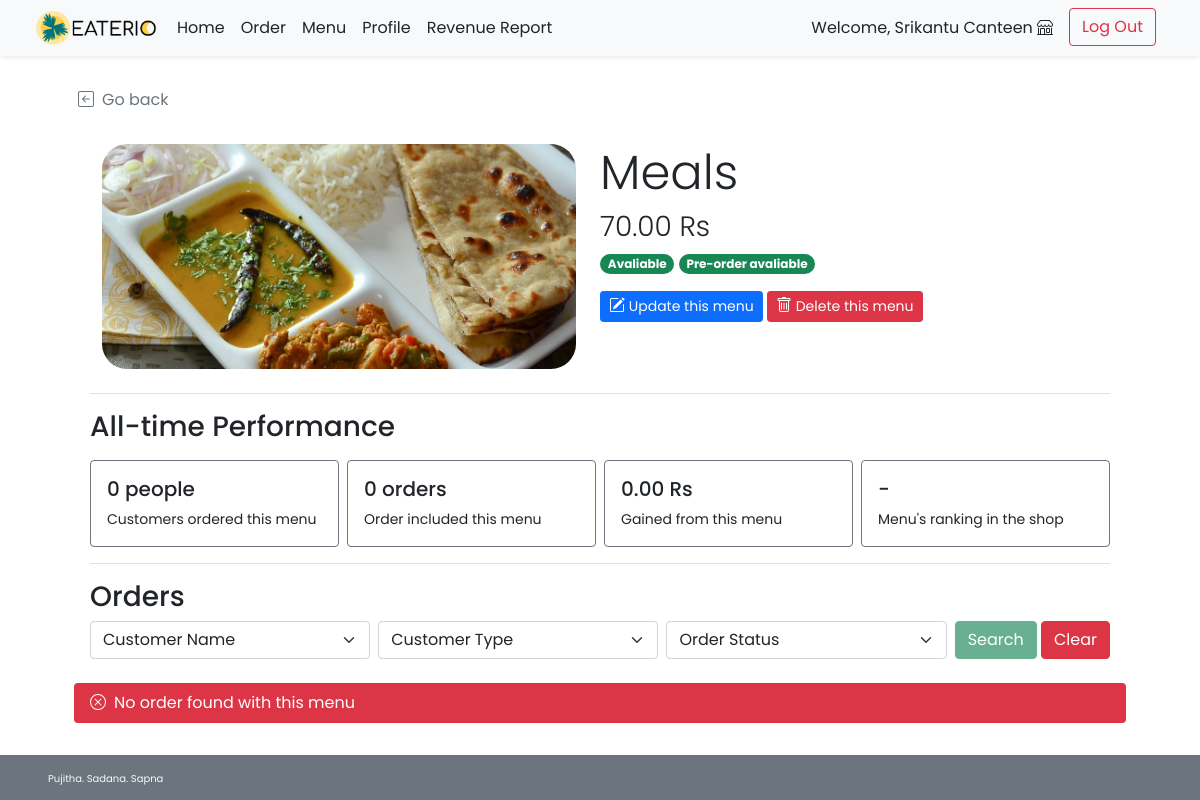
Screenshot of /shop/shop_menu_detail.php?f_id=39 (signed in) with the database file from the repository.
### tables this page shows
CREATE TABLE `food` (
  `f_id` int(11) NOT NULL,
  `s_id` int(11) NOT NULL,
  `f_name` varchar(100) NOT NULL,
  `f_price` decimal(6,2) NOT NULL,
  `f_todayavail` tinyint(4) NOT NULL DEFAULT 1 COMMENT 'Food is available to order or not',
  `f_preorderavail` tinyint(4) NOT NULL DEFAULT 1,
  `f_pic` text DEFAULT NULL
);

### shop/shop_menu_detail.php (the view, shortened to what this page needs)
<!DOCTYPE html>
<html lang="en">
<head>
    <?php
        include("../conn_db.php");
        include('../head.php');
        $s_id = $_SESSION["sid"];
    ?>
    <link href="../css/main.css" rel="stylesheet">
    <link href="../css/menu.css" rel="stylesheet">
</head>
<body class="d-flex flex-column h-100">
    <?php include('nav_header_shop.php')?>
    <?php
        $f_id = $_GET["f_id"];
        $query = "SELECT f.f_name,f.f_price,f.f_todayavail,f.f_preorderavail,f.f_pic FROM food f WHERE f.f_id = $f_id LIMIT 0,1;";
        $result = $mysqli -> query($query);
        $food_row = $result -> fetch_array();
    ?>
    <div class="container px-5 py-4" id="shop-body">
        <a class="nav nav-item text-decoration-none text-muted mb-2" href="#" onclick="history.back();">
            <i class="bi bi-arrow-left-square me-2"></i>Go back
        </a>
        <div class="container row row-cols-6 row-cols-md-12 g-5 pt-4 mb-4" id="shop-header">
            <div class="rounded-25 col-6" id="shop-img" style="
                    background: url(
                        <?php
                            if(is_null($food_row["f_pic"])){echo "'../img/default.png'";}
                            else{echo "'../img/{$food_row['f_pic']}'";}
                        ?>
                    ) center; height: 225px;
                    background-size: cover; background-repeat: no-repeat;
                    background-position: center;">
            </div>
            <div class="col-6">
                <h1 class="display-5 strong"><?php echo $food_row["f_name"];?></h1>
                <h3 class="fw-light"><?php echo $food_row["f_price"]?> Rs</h3>
                <ul class="list-unstyled">
                    <li class="my-2">
                        <?php
                            if($food_row["f_todayavail"]==1){
                        ?>
                        <span class="badge rounded-pill bg-success">Avaliable</span>
                        <?php }else{ ?>
                        <span class="badge rounded-pill bg-danger">Unavaliable</span>
                        <?php }
                            if($food_row["f_preorderavail"]==1){
                        ?>
                        <span class="badge rounded-pill bg-success">Pre-order avaliable</span>
                        <?php }else{ ?>
                        <span class="badge rounded-pill bg-danger">Pre-order Unavaliable</span>
                        <?php } ?>
                    </li>
                </ul>
        <a class="btn btn-sm btn-primary mt-2 mt-md-0" href="shop_menu_edit.php?f_id=<?php echo $f_id?>">
            Update this menu
        </a>
        <a class="btn btn-sm btn-danger mt-2 mt-md-0" href="shop_menu_delete.php?f_id=<?php echo $f_id?>">
            Delete this menu
        </a>
            </div>
        </div>
        <div class="container">
            <h3 class="border-top pt-3 pb-2 mt-2">All-time Performance</h3>
            <div class="row row-cols-2 row-cols-md-4 mb-3 g-2">
                <div class="col">
                    <div class="card border-secondary">
                        <div class="card-body">
                            <h5 class="card-title">
                                <?php
                                    $count_query = "SELECT COUNT(DISTINCT orh.c_id) AS cnt FROM order_header orh INNER JOIN order_detail ord ON orh.orh_id = ord.orh_id
                                    WHERE ord.f_id = {$f_id};";
                                    $count_result = $mysqli -> query($count_query) -> fetch_array();
                                    echo $count_result["cnt"];
                                ?> people
                            </h5>
                            <p class="card-text small">Customers ordered this menu</p>
                        </div>
                    </div>
                </div>
                <div class="col">
                    <div class="card border-secondary">
                        <div class="card-body">
                            <h5 class="card-title"><?php
                                    $count_query = "SELECT COUNT(*) AS cnt FROM order_detail ord WHERE ord.f_id = {$f_id};";
                                    $count_result = $mysqli -> query($count_query) -> fetch_array();
                                    echo $count_result["cnt"];
                                ?> orders</h5>
                            <p class="card-text small">Order included this menu</p>
                        </div>
                    </div>
                </div>
                <div class="col">
                    <div class="card border-secondary">
                        <div class="card-body">
                            <h5 class="card-title"><?php
                                    $count_query = "SELECT SUM(ord.ord_buyprice*ord.ord_amount) AS prf FROM order_detail ord WHERE ord.f_id = {$f_id};";
                                    $count_result = $mysqli -> query($count_query) -> fetch_array();
                                    if(is_null($count_result["prf"])){echo "0.00";}else{echo $count_result["prf"];}
                                ?> Rs</h5>
                            <p class="card-text small">Gained from this menu</p>
                        </div>
                    </div>
                </div>
                <div class="col">
                    <div class="card border-secondary">
                        <div class="card-body">
                            <h5 class="card-title"><?php
                                    $rank_query = "SELECT f.f_id,RANK() OVER (ORDER BY SUM(ord.ord_buyprice*ord.ord_amount) DESC) AS rnk FROM food f
                                    INNER JOIN order_detail ord ON f.f_id = ord.f_id WHERE f.s_id = {$s_id} GROUP BY f.f_id;";
                                    $rank_result = $mysqli -> query($rank_query);
                                    $exists = 0;
                                    while ($row_rank = $rank_result -> fetch_array()){
                                        if($row_rank["f_id"]==$_GET["f_id"]){
                                            echo "#".$row_rank["rnk"];
                                            $exists = 1;
                                            break;
                                        }
                                    }if($exists==0){echo "-";}
                                ?></h5>
                            <p class="card-text small">Menu's ranking in the shop</p>
                        </div>
                    </div>
                </div>
            </div>
        </div>
        <div class="container">
        <h3 class="border-top pt-3 mt-2">Orders</h3>
            <form class="form-floating mb-3" method="GET" action="shop_menu_detail.php">
                <div class="row g-2">
                    <div class="col">
                        <select class="form-select" id="c_id" name="c_id">
                            <option selected value="">Customer Name</option>
                            <?php
                                $option_query = "SELECT DISTINCT c.c_id, c.c_firstname,c.c_lastname
                                FROM order_header orh INNER JOIN order_detail ord ON orh.orh_id = ord.orh_id
                                INNER JOIN customer c ON orh.c_id = c.c_id WHERE ord.f_id = {$f_id};";
                                $option_result = $mysqli -> query($option_query);
                                $opt_row = $option_result -> num_rows;
                            ?>
                        </select>
                    </div>
                    <div class="col">
                        <select class="form-select" id="utype" name="ut">
                            <?php if(isset($_GET["search"])){?>
                            <option selected value="">Customer Type</option>
                            <option value="STD" <?php if($_GET["ut"]=="STD"){ echo "selected";}?>>Student</option>
                            <option value="INS" <?php if($_GET["ut"]=="INS"){ echo "selected";}?>>Professor</option>
                            <option value="TAS" <?php if($_GET["ut"]=="TAS"){ echo "selected";}?>>Teaching Assistant</option>
                            <option value="STF" <?php if($_GET["ut"]=="STF"){ echo "selected";}?>>Faculty Staff</option>
                            <option value="GUE" <?php if($_GET["ut"]=="GUE"){ echo "selected";}?>>Visitor</option>
                            <option value="ADM" <?php if($_GET["ut"]=="ADM"){ echo "selected";}?>>Admin</option>
                            <option value="OTH" <?php if($_GET["ut"]=="OTH"){ echo "selected";}?>>Other</option>
                            <?php }else{ ?>
                            <option selected value="">Customer Type</option>
                            <?php } ?>
                        </select>
                    </div>
                    <div class="col">
                        <select class="form-select" id="orderstatus" name="os">
                            <?php if(isset($_GET["search"])){?>
                            <option selected value="">Order Status</option>
                            <option value="ACPT" <?php if($_GET["os"]=="ACPT"){ echo "selected";}?>>Order Accepted</option>
                            <option value="PREP" <?php if($_GET["os"]=="PREP"){ echo "selected";}?>>Order Preparing</option>
                            <option value="RDPK" <?php if($_GET["os"]=="RDPK"){ echo "selected";}?>>Ready for Pick-Up</option>
                            <option value="FNSH" <?php if($_GET["os"]=="FNSH"){ echo "selected";}?>>Order Finished</option>
                            <?php }else{ ?>
                            <option selected value="">Order Status</option>
                            <?php } ?>
                        </select>
                    </div>
                    <div class="col-auto">
                        <button type="submit" name="search" value="1" class="btn btn-success"
                        <?php if($opt_row==0){echo "disabled";} ?>>Search</button>
                        <button type="reset" class="btn btn-danger"
                            onclick="javascript: window.location='shop_menu_detail.php?f_id=<?php echo $f_id?>'">Clear</button>
                    </div>
                </div>
            </form>
        </div>
        <?php
            if(isset($_GET["search"])){
                if($_GET["c_id"]!=''){ $cid_clause = " AND orh.c_id = '{$_GET['c_id']}';"; }else{ $cid_clause = ";";}
                $query = "SELECT orh.orh_id,orh.orh_refcode,orh.orh_ordertime,c.c_firstname,c.c_lastname,orh.orh_orderstatus,ord.ord_amount
                FROM order_header orh INNER JOIN order_detail ord ON orh.orh_id = ord.orh_id INNER JOIN customer c ON orh.c_id = c.c_id
                WHERE ord.f_id = {$f_id} AND c.c_type LIKE '%{$_GET['ut']}%' AND orh.orh_orderstatus LIKE '%{$_GET['os']}%'".$cid_clause;
            }else{
                $query = "SELECT orh.orh_id,orh.orh_refcode,orh.orh_ordertime,c.c_firstname,c.c_lastname,orh.orh_orderstatus,ord.ord_amount
                FROM order_header orh INNER JOIN order_detail ord ON orh.orh_id = ord.orh_id
                INNER JOIN customer c ON orh.c_id = c.c_id WHERE ord.f_id = {$f_id};";
            }
            $result = $mysqli -> query($query);
            $numrow = $result -> num_rows;
            if($numrow > 0){
        ?>
        <div class="container align-items-stretch">
            <div class="table-responsive">
            <table class="table rounded-5 table-light table-striped table-hover align-middle caption-top mb-3">
                <caption><?php echo $numrow;?> order(s) <?php if(isset($_GET["search"])){?><br /><a
                        href="admin_food_detail.php?f_id=<?php echo $f_id?>" class="text-decoration-none text-danger">Clear Search
                        Result</a><?php } ?></caption>
                <thead class="bg-light">
                    <tr>
                        <th scope="col">#</th>
                        <th scope="col">Order Ref. Code</th>
                        <th scope="col">Order Status</th>
                        <th scope="col">Order Date</th>
                        <th scope="col">Customer Name</th>
                        <th scope="col">Amount</th>
                        <th scope="col">Action</th>
                    </tr>
                </thead>
                <tbody>
                    <?php $i=1; while($row = $result -> fetch_array()){ ?>
                    <tr>
                        <th><?php echo $i++;?></th>
                        <td><?php echo $row["orh_refcode"];?></td>
                        <td>
                            <?php if($row["orh_orderstatus"]=="ACPT"){ ?>
                                <h5><span class="fw-bold badge bg-info text-dark">Accepted</span></h5>
                            <?php }else if($row["orh_orderstatus"]=="PREP"){ ?>
                                <h5><span class="fw-bold badge bg-warning text-dark">Preparing</span></h5>
                            <?php }else if($row["orh_orderstatus"]=="RDPK"){ ?>
                                <h5><span class="fw-bold badge bg-primary text-white">Ready to pick up</span></h5>
                            <?php }else if($row["orh_orderstatus"]=="FNSH"){?>
                                <h5><span class="fw-bold badge bg-success text-white">Completed</span></h5>
                            <?php } ?>
                        </td>
                        <td><?php
                        $order_time = (new Datetime($row["orh_ordertime"])) -> format("F j, Y H:i");
                        echo $order_time;
                        ?></td>
                        <td><?php echo $row["c_firstname"]." ".$row["c_lastname"];?></td>
                        <td><?php echo $row["ord_amount"];?></td>
                        <td><a href="shop_order_detail.php?orh_id=<?php echo $row["orh_id"]?>" class="btn btn-sm btn-primary">View</a></td>
                    </tr>
                    <?php } ?>
                </tbody>
            </table>
        </div>
        </div>
        <?php }else{ ?>
        <div class="row">
            <div class="col m-2 p-2 bg-danger text-white rounded text-start">
                <span class="ms-2 mt-2">No order found with this menu</span>
            </div>
        </div>
        <?php } ?>
    </div>
    <footer
    class="footer d-flex flex-wrap justify-content-between align-items-center px-5 py-3 mt-auto bg-secondary text-light">
        <span class="xsmall-font">Pujitha. Sadana. Sapna</span></span>
    </footer>
</body>
</html>

### css/main.css (style rules this page uses)
html { height: 100%; }
body { height: 100%; padding-top: 4rem; margin-bottom: -50px; font-family: 'Poppins', 'Noto Sans Thai', sans-serif; }
a { cursor: pointer; }
.bi { vertical-align: -.125em; fill: currentColor; }
.text-white { color: white; }
.xsmall-font { font-size: x-small; }
.rounded-25 { border-radius: 25px; }

### css/menu.css (style rules this page uses)
html, body { height: 100%; }

### rows the page displays
food: f_pic (picture), f_name "Meals", f_price "70.00"

### other values shown
$_SESSION['shopname'] "Srikantu Canteen"
$count_result["cnt"] "0"
